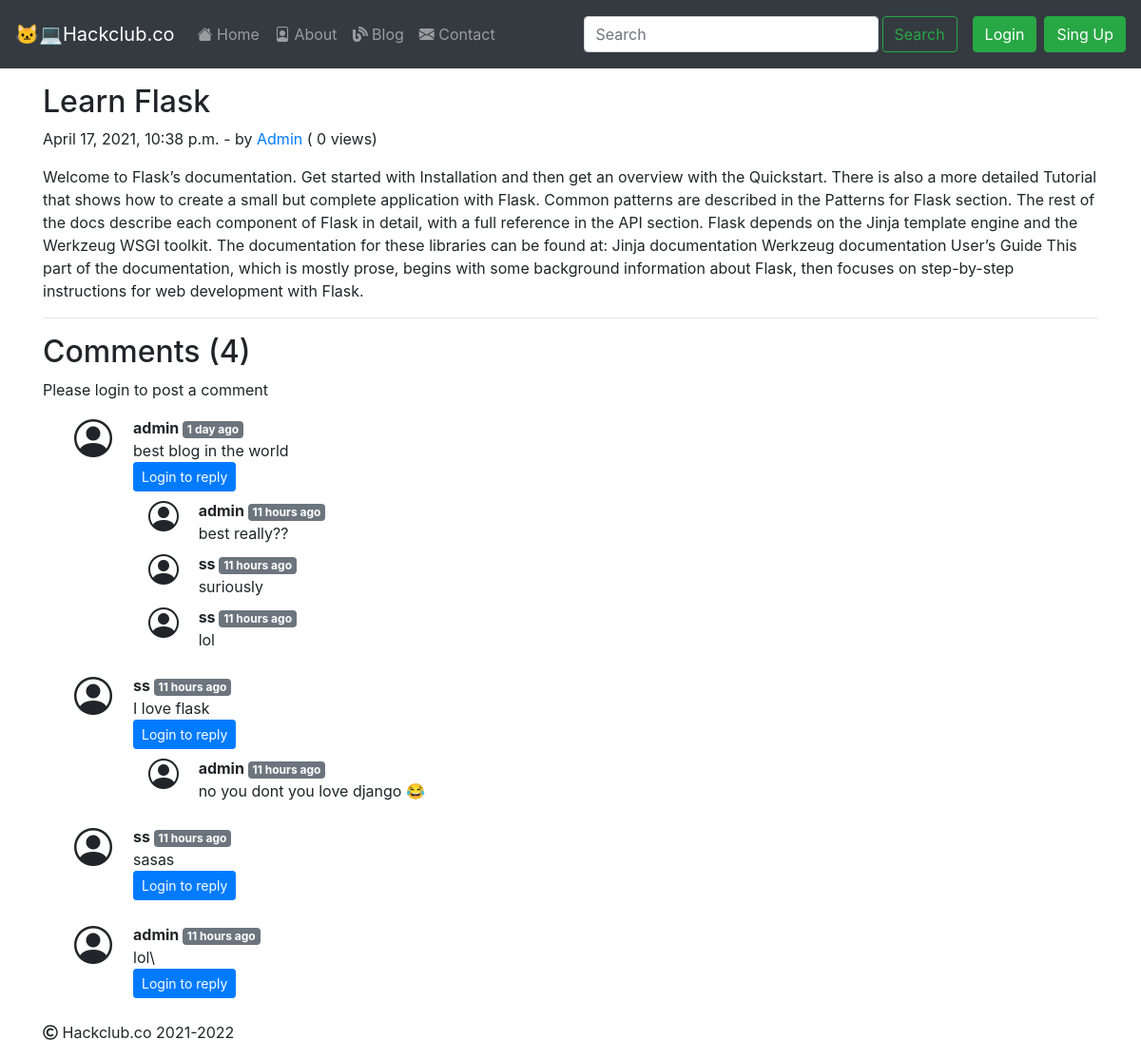
/blog/Flasktut, run on the app's committed database.
### blog/models.py (models this page shows, shortened)
class Post(models.Model):
    sno=models.AutoField(primary_key=True)
    title=models.CharField(max_length=255)
    author=models.CharField(max_length=14)
    slug=models.CharField(max_length=130)
    views= models.IntegerField(default=0)
    timeStamp=models.DateTimeField(blank=True)
    content=models.TextField()

class BlogComment(models.Model):
    sno= models.AutoField(primary_key=True)
    comment=models.TextField()
    user=models.ForeignKey(User, on_delete=models.CASCADE)
    post=models.ForeignKey(Post, on_delete=models.CASCADE)
    parent=models.ForeignKey('self',on_delete=models.CASCADE, null=True )
    timestamp= models.DateTimeField(default=now)

### blog/views.py (the view)
# urls.py: path('<str:slug>', views.blogPost, name="blogPost"),
def blogPost(request, slug):
    post=Post.objects.filter(slug=slug).first()
    comments= BlogComment.objects.filter(post=post, parent=None)
    replies= BlogComment.objects.filter(post=post).exclude(parent=None)
    replyDict={}
    for reply in replies:
        if reply.parent.sno not in replyDict.keys():
            replyDict[reply.parent.sno]=[reply]
        else:
            replyDict[reply.parent.sno].append(reply)
    context={'post':post, 'comments': comments, 'user': request.user, 'replyDict': replyDict}
    return render(request, "blog/blogPost.html", context)

### blog/templatetags/extras.py (called while the page is built)
@register.filter(name='get_val')
def get_val(dict, key):
    return dict.get(key)

### templates/blog/blogPost.html (shortened to what this page needs)
{% extends 'base.html' %}
{% block body %}
{% load humanize %}
{% load extras %}
<div class="container my-3">
    <h2 class="blog-post-title">{{post.title}}</h2>
    <p class="blog-post-meta">{{post.timeStamp}} - by <a href="/about"> {{post.author}} </a <span>( {{post.views}} views</span>)</p>
    <p>{{post.content|safe}}</p>
    <hr/>
</div>
<div class="container">
    <h2> Comments ({{comments.count}}) </h2>
    <div class="my-2">
        {% if user.is_authenticated %}
        <form action="/blog/postComment" method="post">
            {% csrf_token %}
            <div class="form-group">
                <label for="exampleInputEmail1">Post Comment </label>
                <input type="text" class="form-control" name="comment" autocomplete="off" placeholder="Enter comment here">
            </div>
            <input type="hidden" name="postSno" value="{{post.sno}}">
            <input type="hidden" name="parentSno" value="">
            <button type="submit" class="btn btn-primary">Submit</button>
        </form>
        {% else %}
        Please login to post a comment
        {% endif %}
    </div>
    {% for comment in comments %}
    <div class="row my-3">
        <div class="col-md-1 pl-5 ">
        <i class="bi bi-person-circle h1" width="150" height="150"></i>
        </div>
        <div class="col-md-11 ">
            <b> {{comment.user.username}} </b> <span class="badge badge-secondary ">{{comment.timestamp| naturaltime}}</span>
            <div>{{comment.comment}}</div>
            <div class="reply mx-0">
                {% if user.is_authenticated %}
                <button class="btn btn-sm btn-primary" type="button" data-toggle="collapse" data-target="#replyBox{{comment.sno}}" aria-expanded="false" aria-controls="replyBox{{comment.sno}}">
                    Reply
                </button>
                <div class="collapse" id="replyBox{{comment.sno}}">
                    <div class="card card-body my-2">
                        <form action="/blog/postComment" method="post">
                            {% csrf_token %}
                            <div class="form-group">
                                <label for="comment">Post a reply </label>
                                <input type="text" class="form-control" name="comment" autocomplete="off" placeholder="Enter comment here">
                                <input type="hidden" name="parentSno" value="{{comment.sno}}">
                            </div>
                            <input type="hidden" name="postSno" value="{{post.sno}}">
                            <button type="submit" class="btn btn-primary">Submit</button>
                        </form>
                    </div>
                </div>
                {% else %}
                <button class="btn btn-sm btn-primary" type="button" data-toggle="collapse" data-target="#replyBox{{comment.sno}}" aria-expanded="false" aria-controls="replyBox{{comment.sno}}">
                    Login to reply
                </button>
                {% endif %}
                <div class="replies my-2 ">
                    {% for reply in replyDict|get_val:comment.sno %}
                    <div class="row my-2">
                        <div class="col-md-1">
                       <i class="bi bi-person-circle h2 pl-3"></i>
                        </div>
                        <div class="col-md-11 row" style="margin-left:-3.2%;">
                            <div class="col-md-11 mr-3">
                                <b> {{reply.user.username}} </b> <span class="badge badge-secondary ">{{reply.timestamp| naturaltime}}</span>
                                <div>{{reply.comment}}</div>
                            </div>
                            <br>
                        </div>
                    </div>
                    {% endfor %}
                </div>
            </div>
        </div>
    </div>
    {% endfor %}
</div>
{% endblock %}

### data on the page
Post: title "Learn Flask", timeStamp "April 17, 2021, 10:38 p.m.", author "Admin", views "0", content "Welcome to Flask’s documentation. Get started with Installation and then get an overview with the Quickstart. There is also a more detailed Tutorial that shows how to create a small but complete application with Flask. Common patterns are described in the Patterns for Flask section. The rest of the docs describe each component of Flask in detail, with a full reference in the API section. Flask depends on the Jinja template engine and the Werkzeug WSGI toolkit. The documentation for these libraries can be found at: Jinja documentation Werkzeug documentation User’s Guide This part of the documentation, which is mostly prose, begins with some background information about Flask, then focuses on…"
BlogComment: user.username "admin", timestamp "1 day ago", comment "best blog in the world"
BlogComment: user.username "admin", timestamp "11 hours ago", comment "best really??"
BlogComment: user.username "ss", timestamp "11 hours ago", comment "suriously"
BlogComment: user.username "ss", timestamp "11 hours ago", comment "lol"
BlogComment: user.username "ss", timestamp "11 hours ago", comment "I love flask"
BlogComment: user.username "admin", timestamp "11 hours ago", comment "no you dont you love django 😂"
BlogComment: user.username "ss", timestamp "11 hours ago", comment "sasas"
BlogComment: user.username "admin", timestamp "11 hours ago", comment "lol\\"

### other printed values
{{ comments.count }} "4"
